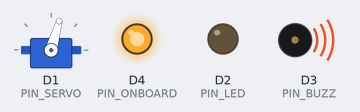
Bench run of a program on a simulated ESP8266 (NodeMCU). On the bench: servo, output pins drawn as LEDs (lit = HIGH), buzzer (waves = sounding). WiFi joins after 1.5 s; servers stay silent unless stated; what the program prints to the serial monitor is not drawn.

Above: at 0.15 s.
At 1.25 s:
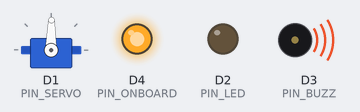
At 1.65 s:
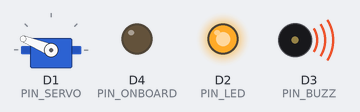
At 21.67 s:
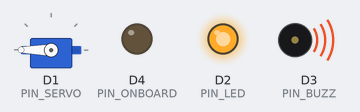
At 39.8 s:
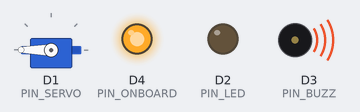
Timing chart, 0 to 40.0 s (numbered marks = the images above):
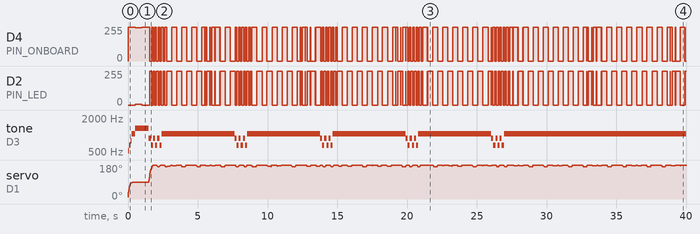

Measured:
- by itself, D2 (PIN_LED): 0/255 → 5/255 at 0.50 s, → 0/255 0.50 s later, → 255/255 0.56 s later, → 0/255 0.12 s later, … (187 changes in this stretch)
- by itself, D4 (PIN_ONBOARD): 0/255 → 255/255 at 0.00 s, → 249/255 0.50 s later, → 255/255 0.50 s later, → 0/255 0.56 s later, … (188 changes in this stretch)
- by itself, tone on D3 (PIN_BUZZ): plays 523 Hz for 0.09 s, 659 Hz for 0.09 s, 784 Hz for 0.09 s, 1047 Hz for 0.22 s, 1319 Hz for 1.0 s, 880 Hz for 0.15 s … (40 notes in this stretch)

The program:

main.cpp
```cpp
// Atlas desk gauge: a servo needle shows how far the bag is, LEDs show what Atlas is doing.
// Polls http://10.42.0.1:8000/api/gauge  ->  "<present> <distance_m> <listening> <last_notification_id> <kind>"
//   (5th field: kind of the newest notification, e.g. reminder / nudge / summary)
//   present 0/1 (first tracked item, the bag), distance in metres (-1 if unknown), listening 0/1 (hearing "hey Atlas"), id of newest notification.
// Wiring (NodeMCU): servo signal -> D1, servo red -> VIN (5V), servo brown/black -> G ; external LED anode -> D2, cathode -> G ; buzzer + -> D3, buzzer - -> G.
// (D3 = GPIO0 is a boot pin: if the board will not start with the buzzer wired, unplug the D3 wire, power up, then plug it back in.)
#include <ESP8266WiFi.h>
#include <ESP8266HTTPClient.h>
#include <Servo.h>

#define SSID "YOUR_WIFI_SSID"
#define PASS "YOUR_WIFI_PASSWORD"
#define URL  "http://10.42.0.1:8000/api/gauge"
const int PIN_SERVO = D1, PIN_LED = D2, PIN_BUZZ = D3, PIN_ONBOARD = LED_BUILTIN;   // onboard LED is active-low

// Jingles (passive buzzer). {frequency Hz, ms}; 0 Hz = rest.
struct Note { uint16_t f, ms; };
const Note J_BOOT[]   = {{523,90},{659,90},{784,90},{1047,160},{0,60},{1319,220}};                      // power-on: rising C major run
const Note J_REMIND[] = {{784,100},{988,100},{1175,100},{1568,260},{0,80},{1175,110},{1568,320}};        // reminder / nudge: bright arpeggio
const Note J_ALARM[]  = {{880,150},{660,150},{880,150},{660,150},{880,150},{660,150},{1047,400}};        // bag left behind: urgent siren
const Note J_CHIRP[]  = {{1319,60},{1760,90}};                                                           // command received: quick blip
const Note J_BEEP[]   = {{1250,160}};
const Note J_ACK[]    = {{1800,90}};
const Note J_OK[]     = {{659,80},{988,160}};
const Note* seq = nullptr; int seqLen = 0, seqIdx = 0; unsigned long noteEnd = 0;
void play(const Note* s, int n) { seq = s; seqLen = n; seqIdx = 0; noteEnd = 0; }
#define PLAY(a) play(a, sizeof(a) / sizeof(Note))
void pumpSound() {                          // non-blocking: call every loop
  if (!seq) return;
  unsigned long now = millis();
  if (now < noteEnd) return;
  if (seqIdx >= seqLen) { seq = nullptr; noTone(PIN_BUZZ); digitalWrite(PIN_BUZZ, LOW); return; }
  const Note& n = seq[seqIdx++];
  if (n.f) tone(PIN_BUZZ, n.f); else noTone(PIN_BUZZ);
  noteEnd = now + n.ms;
}

Servo needle;
int present = 0, listening = 0; float dist = -1; long lastId = -1, seenId = -1; char kind[16] = "", mode[8] = "-"; char stamp[12] = "0", lastStamp[12] = "0";
// SOS in Morse (unit = 200 ms: dot 1, dash 3, gaps 1 / 3 / 7), alternating on/off, played twice on LED + buzzer
const uint8_t SOS_U[] = {1,1,1,1,1,3, 3,1,3,1,3,3, 1,1,1,1,1,7, 1,1,1,1,1,3, 3,1,3,1,3,3, 1,1,1,1,1,1};
bool sosActive = false; unsigned long sosStart = 0; char sstamp[12] = "0", lastS[12] = "0";
char apat[8] = "-", astamp[12] = "0", lastA[12] = "0";
char bpat[8] = "-", bstamp[12] = "0", lastB[12] = "0", lpat[8] = "-", lstamp[12] = "0", lastL[12] = "0";
unsigned long ledOverrideUntil = 0; int ledOverride = 0;   // 1 flash, 2 alert
unsigned long beepUntil = 0, nextAlarm = 0; int beepPattern = 0;
bool wasPresent = true;
float angle = 0, target = 0;
unsigned long lastPoll = 0, flashUntil = 0;
bool servoOn = false;

void led(float v) {                         // v 0..1 on both LEDs
  analogWrite(PIN_LED, (int)(v * v * 1023));
  analogWrite(PIN_ONBOARD, 1023 - (int)(v * v * 1023));
}

void poll() {
  if (WiFi.status() != WL_CONNECTED) { static unsigned long lw = 0; if (millis() - lw > 3000) { lw = millis(); Serial.println("wifi down"); } return; }
  WiFiClient c; HTTPClient h; h.setTimeout(1500);
  if (!h.begin(c, URL)) return;
  if (h.GET() == 200) {
    String s = h.getString();
    int p = 0, l = 0; float d = -1; long id = -1; char k[16] = "", m[8] = "-", st[12] = "0", bp[8] = "-", bs[12] = "0", lp[8] = "-", ls[12] = "0", sp[8] = "-", ss[12] = "0", ap[8] = "-", as_[12] = "0";
    if (sscanf(s.c_str(), "%d %f %d %ld %15s %7s %11s %7s %11s %7s %11s %7s %11s %7s %11s", &p, &d, &l, &id, k, m, st, bp, bs, lp, ls, sp, ss, ap, as_) >= 4) {
      if (strcmp(as_, lastA) && strcmp(ap, "-")) { strcpy(lastA, as_); if (!sosActive) PLAY(J_ACK); }          // heard you, working on it
      if (strcmp(ss, lastS) && strcmp(sp, "-")) { strcpy(lastS, ss); sosActive = true; sosStart = millis(); seq = nullptr; noTone(PIN_BUZZ); Serial.println("SOS start"); }
      if (strcmp(bs, lastB) && strcmp(bp, "-")) {                                          // buzzer command from Atlas
        strcpy(lastB, bs); if (!strcmp(bp, "alarm")) PLAY(J_ALARM); else if (!strcmp(bp, "jingle")) PLAY(J_REMIND); else PLAY(J_BEEP);
      }
      if (strcmp(ls, lastL) && strcmp(lp, "-")) {                                          // LED command from Atlas
        strcpy(lastL, ls); ledOverride = strcmp(lp, "alert") ? 1 : 2; ledOverrideUntil = millis() + (ledOverride == 2 ? 5000 : 1500);
      }
      present = p; dist = d; listening = l; lastId = id; strncpy(kind, k, sizeof(kind) - 1);
      strncpy(mode, m, sizeof(mode) - 1); strncpy(stamp, st, sizeof(stamp) - 1);
      if (strcmp(stamp, lastStamp) && strcmp(mode, "-")) { strcpy(lastStamp, stamp); PLAY(J_CHIRP); }   // new servo command: chirp
      if (seenId < 0) seenId = id;
      else if (id > seenId) {                                               // new notification: flash, and beep for reminders and nudges
        seenId = id; flashUntil = millis() + 900;
        if (!strcmp(k, "reminder") || !strcmp(k, "nudge")) PLAY(J_REMIND); else if (!strcmp(k, "export") || !strcmp(k, "hardware")) PLAY(J_OK);
      }
    }
  }
  h.end();
}

void setup() {
  Serial.begin(115200); Serial.println("\nboot");
  pinMode(PIN_BUZZ, OUTPUT); digitalWrite(PIN_BUZZ, LOW);
  PLAY(J_BOOT);
  pinMode(PIN_LED, OUTPUT); pinMode(PIN_ONBOARD, OUTPUT);
  analogWriteRange(1023);
  needle.attach(PIN_SERVO, 500, 2400); needle.write(0); servoOn = true;
  WiFi.mode(WIFI_STA); WiFi.begin(SSID, PASS);
}

void loop() {
  unsigned long now = millis();
  if (now - lastPoll > 350 && !sosActive && !seq) { lastPoll = now; poll(); }      // a blocking HTTP call would smear Morse timing and jingle notes

  bool online = WiFi.status() == WL_CONNECTED;
  // Needle: 0 deg = right here, 180 deg = 10 m or gone.
  if (online && mode[0] == 'a') target = constrain(atoi(mode + 1), 0, 180);                  // "close the door" / "open the door" / "move to N degrees"
  else if (online && !strcmp(mode, "sweep")) target = 90 + 90 * sin(now / 350.0f);
  else if (!online) target = 90;
  else if (!present) target = 180;
  else target = dist < 0 ? 0 : constrain(dist / 10.0f * 180.0f, 0, 180);
  angle += (target - angle) * (mode[0] == '-' ? 0.12f : 0.2f);
  if (!present && online && mode[0] == '-') angle += sin(now / 90.0f) * 1.5f;                  // agitated wobble when the bag is gone
  needle.write((int)constrain(angle, 0, 180));

  // LEDs: breathing when idle, fast pulse while hearing, flash on a new notification, rapid blink when the bag is gone.
  float v;
  if (!online) v = (now / 500) % 2 ? 0.15f : 0.0f;
  else if (now < ledOverrideUntil) v = (now / (ledOverride == 2 ? 120 : 60)) % 2 ? 1.0f : 0.0f;
  else if (!present) v = (now / 120) % 2 ? 1.0f : 0.0f;
  else if (now < flashUntil) v = (now / 80) % 2 ? 1.0f : 0.1f;
  else if (listening) v = 0.5f + 0.5f * sin(now / 90.0f);
  else v = 0.12f + 0.12f * (0.5f + 0.5f * sin(now / 700.0f));
  if (sosActive) {          // (t is clamped: 'now' was read before the poll that started the SOS)                                                    // SOS overrides LED and buzzer until finished
    unsigned long t = (long)(now - sosStart) < 0 ? 0 : now - sosStart, acc = 0; bool on = false, done = true;
    for (unsigned i = 0; i < sizeof(SOS_U); i++) { acc += SOS_U[i] * 200UL; if (t < acc) { on = (i % 2 == 0); done = false; break; } }
    if (done) { Serial.println("SOS end"); sosActive = false; noTone(PIN_BUZZ); digitalWrite(PIN_BUZZ, LOW); }
    else { v = on ? 1.0f : 0.0f; static bool lastOn = false; if (on != lastOn) { lastOn = on; if (on) tone(PIN_BUZZ, 1000); else noTone(PIN_BUZZ); } }
  }
  led(v);

  // Buzzer: jingles for reminders/nudges, an urgent siren every 6 s while the bag is gone (max 5 times per loss).
  static int alarms = 0;
  if (online && present) { alarms = 0; wasPresent = true; }
  if (online && !present && wasPresent) { wasPresent = false; nextAlarm = now; alarms = 0; }
  if (online && !present && alarms < 5 && now >= nextAlarm && !seq) { PLAY(J_ALARM); nextAlarm = now + 6000; alarms++; }
  if (!sosActive) pumpSound();
  delay(10);
}
```
